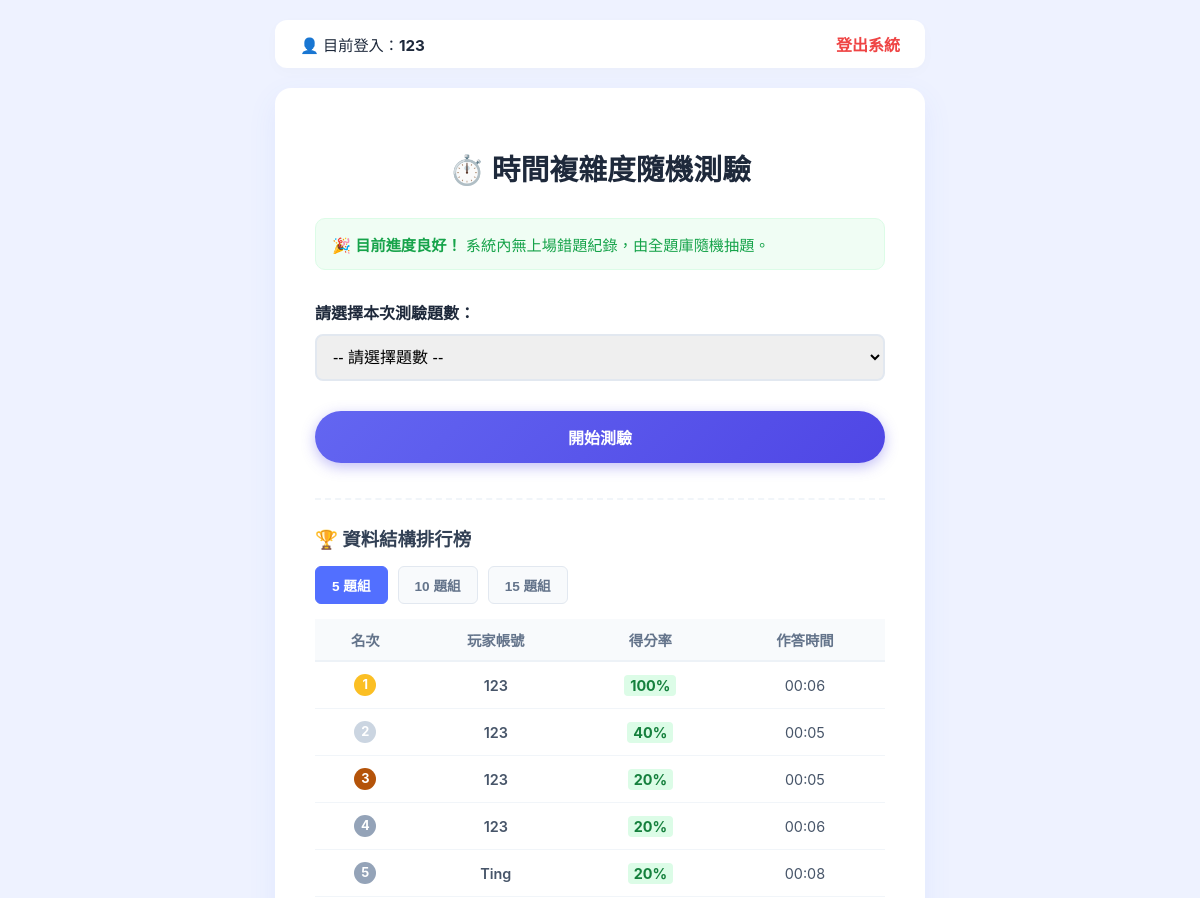
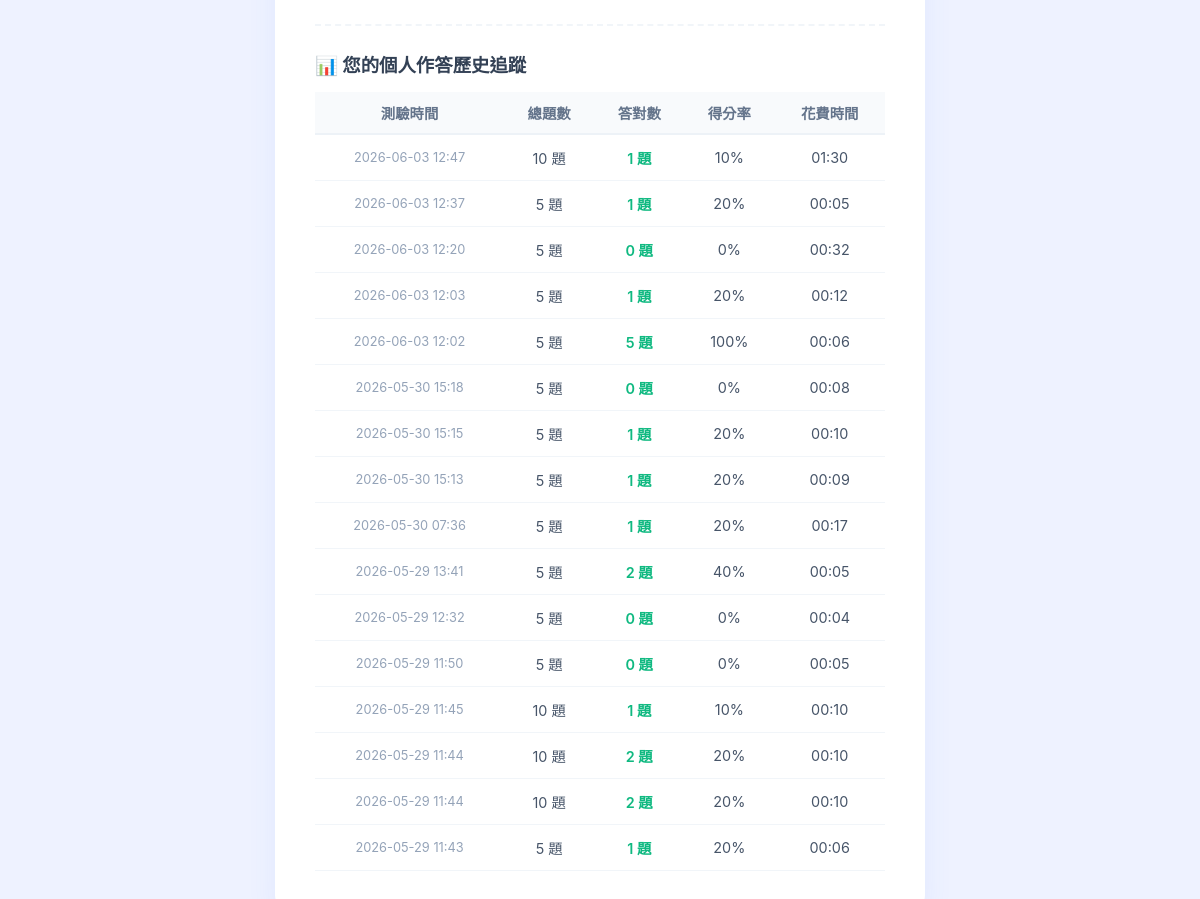
Screenshot of / (signed in) with the database file from the repository (2 pictures, top to bottom).
### quiz/models.py (models this page shows, shortened)
class QuizRecord(models.Model):
    user = models.ForeignKey(User, on_delete=models.CASCADE, related_name='quiz_records')
    total_questions = models.IntegerField(verbose_name="總題數")
    correct_count = models.IntegerField(verbose_name="答對題數")
    score_percent = models.IntegerField(verbose_name="得分率")
    duration = models.CharField(max_length=10, verbose_name="花費時間") # 儲存格式如 "02:15"
    created_at = models.DateTimeField(auto_now_add=True, verbose_name="作答時間")

### quiz/views.py (the view)
# urls.py: path('', views.index, name='index'),
def index(request):
    wrong_ids = request.session.get('wrong_question_ids', [])
    wrong_count = len(wrong_ids)
    my_history = []
    leaderboard_5 = []
    leaderboard_10 = []
    leaderboard_15 = []
    if request.user.is_authenticated:
        my_history = QuizRecord.objects.filter(user=request.user).order_by('-created_at')
    leaderboard_5 = QuizRecord.objects.filter(total_questions=5).order_by('-score_percent', 'duration')[:5]
    leaderboard_10 = QuizRecord.objects.filter(total_questions=10).order_by('-score_percent', 'duration')[:5]
    leaderboard_15 = QuizRecord.objects.filter(total_questions=15).order_by('-score_percent', 'duration')[:5]
    context = {
        'wrong_count': wrong_count,
        'my_history': my_history,
        'leaderboard_5': leaderboard_5,
        'leaderboard_10': leaderboard_10,
        'leaderboard_15': leaderboard_15,
    }
    return render(request, 'quiz/index.html', context)

### quiz/templates/quiz/index.html (shortened to what this page needs)
<!DOCTYPE html>
<html lang="zh-TW">
<head>
</head>
<body>
    <div class="navbar">
        <div class="user-status">
            {% if user.is_authenticated %}
                👤 目前登入：<strong>{{ user.username }}</strong>
            {% else %}
                👤 您尚未登入，紀錄將無法存入排行榜。
            {% endif %}
        </div>
        <div>
            {% if user.is_authenticated %}
                <a href="{% url 'logout' %}" class="auth-link" style="color: #ef4444;">登出系統</a>
            {% else %}
                <a href="{% url 'login' %}" class="auth-link">帳號登入</a>
                <a href="{% url 'register' %}" class="auth-link" style="color:#10b981;">註冊新帳號</a>
            {% endif %}
        </div>
    </div>
    <div class="start-box">
        <h1>⏱️ 時間複雜度隨機測驗</h1>
        {% if wrong_count > 0 %}
            <div class="status-alert status-wrong">
                ⚠️ <strong>偵測到單次錯題：</strong> 您上次有 {{ wrong_count }} 題未答對，本次將優先出現。
            </div>
        {% else %}
            <div class="status-alert status-clear">
                🎉 <strong>目前進度良好！</strong> 系統內無上場錯題紀錄，由全題庫隨機抽題。
            </div>
        {% endif %}
        <form action="{% url 'quiz_home' %}" method="GET">
            <div class="form-group">
                <label for="num_questions">請選擇本次測驗題數：</label>
                <select name="num" id="num_questions" required>
                    <option value="" disabled selected>-- 請選擇題數 --</option>
                </select>
            </div>
            {% if user.is_authenticated %}
                <button type="submit" class="start-btn">開始測驗</button>
            {% else %}
                <button type="button" class="start-btn" style="background: #94a3b8; cursor: not-allowed;" onclick="alert('請先在右上方登入或註冊帳號，才能開始測驗與上榜喔！')">請先登入以開始測驗</button>
            {% endif %}
        </form>
        <div class="dashboard-section">
            <div class="section-title">🏆 資料結構排行榜</div>
            <div class="tab-group">
                <button class="tab-btn active" onclick="switchTab('tab5')">5 題組</button>
                <button class="tab-btn" onclick="switchTab('tab10')">10 題組</button>
                <button class="tab-btn" onclick="switchTab('tab15')">15 題組</button>
            </div>
            <div id="tab5" class="leaderboard-content active">
                {% if leaderboard_5 %}
                    <table class="styled-table">
                        <thead><tr><th>名次</th><th>玩家帳號</th><th>得分率</th><th>作答時間</th></tr></thead>
                        <tbody>
                            {% for r in leaderboard_5 %}
                            <tr>
                                <td><span class="badge-rank rank-{{ forloop.counter }}">{{ forloop.counter }}</span></td>
                                <td style="font-weight:600;">{{ r.user.username }}</td>
                                <td><span class="badge-perfect">{{ r.score_percent }}%</span></td>
                                <td>{{ r.duration }}</td>
                            </tr>
                            {% endfor %}
                        </tbody>
                    </table>
                {% else %} <div class="no-data">5 題組目前空空如也，快來搶佔沙發！</div> {% endif %}
            </div>
        </div>
        {% if user.is_authenticated %}
        <div class="dashboard-section">
            <div class="section-title">📊 您的個人作答歷史追蹤</div>
            {% if my_history %}
                <table class="styled-table">
                    <thead><tr><th>測驗時間</th><th>總題數</th><th>答對數</th><th>得分率</th><th>花費時間</th></tr></thead>
                    <tbody>
                        {% for log in my_history %}
                            <tr>
                                <td style="font-size: 0.8rem; color: #94a3b8;">{{ log.created_at|date:"Y-m-d H:i" }}</td>
                                <td>{{ log.total_questions }} 題</td>
                                <td style="color:#10b981; font-weight:600;">{{ log.correct_count }} 題</td>
                                <td>{{ log.score_percent }}%</td>
                                <td>{{ log.duration }}</td>
                            </tr>
                        {% endfor %}
                    </tbody>
                </table>
            {% else %}
                <div class="no-data">您尚未在此帳號留下作答紀錄。</div>
            {% endif %}
        </div>
        {% endif %}
    </div>
</body>
</html>

### quiz/templates/quiz/index.html (style rules this page uses)
:root { --primary-color: #526fff; --bg-color: #eef2ff; --text-main: #1e293b; --border-color: #e2e8f0; }
body { font-family: -apple-system, BlinkMacSystemFont, sans-serif; background-color: var(--bg-color); color: var(--text-main); margin: 0; padding: 20px; display: flex; flex-direction: column; align-items: center; min-height: 100vh; }
.navbar { width: 100%; max-width: 650px; display: flex; justify-content: space-between; align-items: center; background: #ffffff; padding: 12px 25px; border-radius: 12px; margin-bottom: 20px; box-shadow: 0 4px 15px rgba(0,0,0,0.02); box-sizing: border-box; }
.user-status { font-weight: 500; font-size: 0.95rem; }
.auth-link { color: var(--primary-color); text-decoration: none; font-weight: 600; margin-left: 10px; }
.start-box { width: 100%; max-width: 650px; background: #ffffff; padding: 40px; border-radius: 16px; box-shadow: 0 10px 30px rgba(82, 111, 255, 0.08); text-align: center; box-sizing: border-box; }
h1 { margin-bottom: 30px; font-size: 1.8rem; }
.status-alert { padding: 14px 16px; border-radius: 10px; font-size: 0.95rem; margin-bottom: 30px; text-align: left; }
.status-clear { background-color: #f0fdf4; color: #16a34a; border: 1px solid #dcfce7; }
.form-group { margin-bottom: 30px; text-align: left; }
label { font-weight: 600; display: block; margin-bottom: 10px; }
select { width: 100%; padding: 12px; font-size: 1rem; border: 2px solid var(--border-color); border-radius: 8px; cursor: pointer; }
.start-btn { display: block; width: 100%; padding: 14px; font-size: 16px; font-weight: 600; color: white; background: linear-gradient(135deg, #6366f1 0%, #4f46e5 100%); border: none; border-radius: 50px; cursor: pointer; box-shadow: 0 4px 14px rgba(79, 70, 229, 0.35); margin-bottom: 35px; }
.dashboard-section { border-top: 2px dashed #f1f5f9; padding-top: 25px; margin-top: 25px; text-align: left; }
.section-title { font-size: 1.15rem; font-weight: 700; color: #334155; margin-bottom: 15px; display: flex; align-items: center; gap: 6px; }
.tab-group { display: flex; gap: 10px; margin-bottom: 15px; }
.tab-btn { padding: 8px 16px; font-size: 0.85rem; font-weight: 600; border-radius: 6px; border: 1px solid var(--border-color); background: #f8fafc; cursor: pointer; color: #64748b; transition: all 0.2s; }
.tab-btn.active { background: var(--primary-color); color: white; border-color: var(--primary-color); }
.leaderboard-content { display: none; }
.leaderboard-content.active { display: block; }
.styled-table { width: 100%; border-collapse: collapse; font-size: 0.9rem; }
.styled-table th { background-color: #f8fafc; color: #64748b; font-weight: 600; padding: 10px; border-bottom: 2px solid #edf2f7; text-align: center; }
.styled-table td { padding: 12px 10px; border-bottom: 1px solid #f1f5f9; text-align: center; color: #475569; }
.badge-rank { display: inline-block; width: 22px; height: 22px; line-height: 22px; border-radius: 50%; font-weight: bold; font-size: 0.8rem; color: white; background: #94a3b8; }
.rank-1 { background: #fbbf24; }
.rank-2 { background: #cbd5e1; }
.rank-3 { background: #b45309; }
.badge-perfect { background-color: #dcfce7; color: #15803d; padding: 2px 6px; border-radius: 4px; font-weight: bold; }

### rows the page displays
QuizRecord: user.username "123", score_percent "100", duration "00:06", created_at "2026-06-03 12:02", total_questions "5", correct_count "5"
QuizRecord: user.username "123", score_percent "40", duration "00:05", created_at "2026-05-29 13:41", total_questions "5", correct_count "2"
QuizRecord: user.username "123", score_percent "20", duration "00:05", created_at "2026-06-03 12:37", total_questions "5", correct_count "1"
QuizRecord: user.username "123", score_percent "20", duration "00:06", created_at "2026-05-29 11:43", total_questions "5", correct_count "1"
QuizRecord: user.username "Ting", score_percent "20", duration "00:08"
QuizRecord: created_at "2026-06-03 12:47", total_questions "10", correct_count "1", score_percent "10", duration "01:30"
QuizRecord: created_at "2026-06-03 12:20", total_questions "5", correct_count "0", score_percent "0", duration "00:32"
QuizRecord: created_at "2026-06-03 12:03", total_questions "5", correct_count "1", score_percent "20", duration "00:12"
QuizRecord: created_at "2026-05-30 15:18", total_questions "5", correct_count "0", score_percent "0", duration "00:08"
QuizRecord: created_at "2026-05-30 15:15", total_questions "5", correct_count "1", score_percent "20", duration "00:10"
QuizRecord: created_at "2026-05-30 15:13", total_questions "5", correct_count "1", score_percent "20", duration "00:09"
QuizRecord: created_at "2026-05-30 07:36", total_questions "5", correct_count "1", score_percent "20", duration "00:17"
QuizRecord: created_at "2026-05-29 12:32", total_questions "5", correct_count "0", score_percent "0", duration "00:04"
QuizRecord: created_at "2026-05-29 11:50", total_questions "5", correct_count "0", score_percent "0", duration "00:05"
QuizRecord: created_at "2026-05-29 11:45", total_questions "10", correct_count "1", score_percent "10", duration "00:10"
QuizRecord: created_at "2026-05-29 11:44", total_questions "10", correct_count "2", score_percent "20", duration "00:10"
QuizRecord: created_at "2026-05-29 11:44", total_questions "10", correct_count "2", score_percent "20", duration "00:10"

### other values shown
{{ user.username }} "123"
